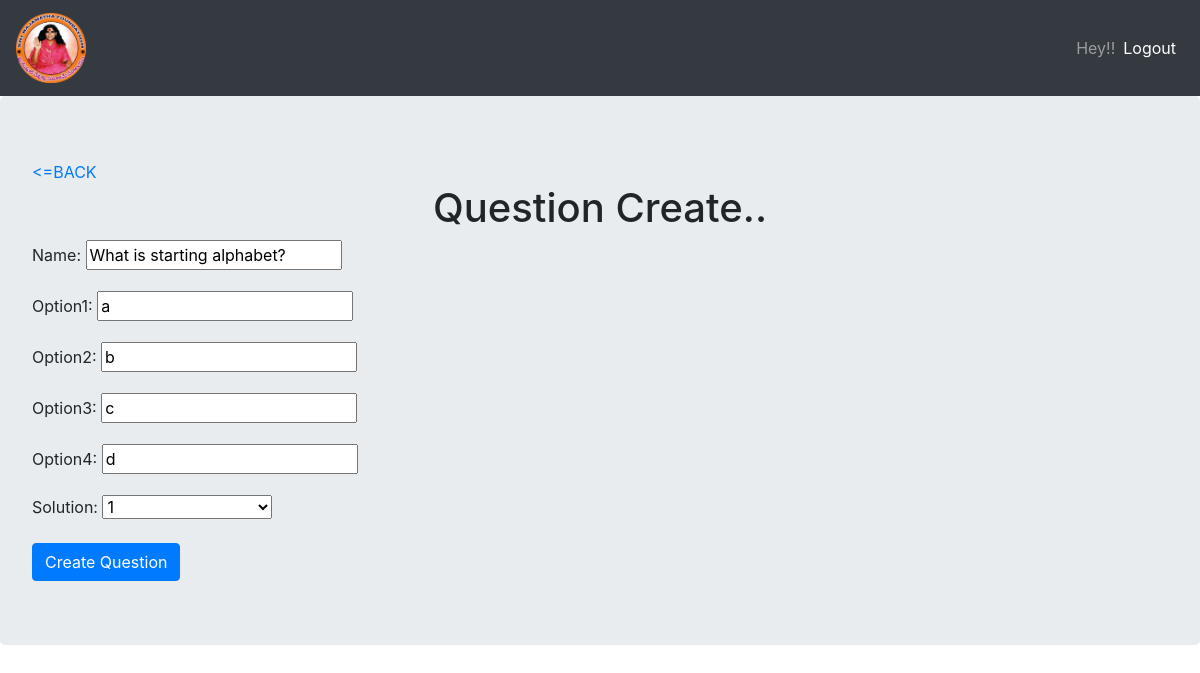
/updatequestion/1 (signed in), run on the app's committed database.
### exam/models.py (models this page shows, shortened)
class Questions(models.Model):
    SOLUTION_CHOICES=[
        ("SS","SELECT SOLUTION"),
        ("1","1"),
        ("2","2"),
        ("3","3"),
        ("4","4"),
    ]
    exam=models.ForeignKey(Exam,on_delete=models.CASCADE)
    name=models.CharField(max_length=200)
    option1=models.CharField(max_length=200)
    option2=models.CharField(max_length=200)
    option3=models.CharField(max_length=200)
    option4=models.CharField(max_length=200)
    solution=models.CharField(max_length=2,choices=SOLUTION_CHOICES,default="SS")

### exam/views.py (the view)
# urls.py: path('updatequestion/<int:pk>',views.UpdateQuestions,name="updatequestion"),
@user_passes_test(lambda u: u.is_superuser)
def UpdateQuestions(request,pk):
    question=get_object_or_404(Questions,id=pk)
    form=QuestionsForm(instance=question)
    if request.method=="POST":
        form=QuestionsForm(request.POST,instance=question)
        if form.is_valid():
            question=form.save()
            return redirect('exam:index')
    return render(request,'exam/create_question.html',{'form':form,'theme':'Create'})

### exam/forms.py (shortened to what this page needs)
class QuestionsForm(forms.ModelForm):
    class Meta:
        model=Questions
        exclude=['exam']

### templates/exam/create_question.html (shortened to what this page needs)
{% extends 'base.html' %}
{% block content %}
  <div class="jumbotron">
    <a href="{% url 'exam:index'%}"><=BACK</a>
    <h1 style="text-align:center;">Question {{theme}}..</h1>
    <form method="post">
      {{form.as_p}}
      <input type="submit" value="{{theme}} Question" class="btn btn-primary">
    </form>
  </div>
{% endblock %}

### data on the page
Questions: name "What is starting alphabet?", option1 "a", option2 "b", option3 "c", option4 "d", solution "1"

### other printed values
{{ theme }} "Create"
